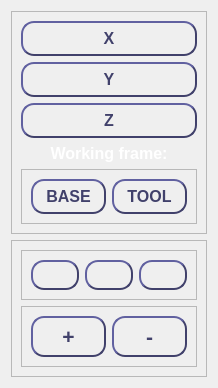
                   <widget class="QWidget" name="jog_reorient_page">
                    <layout class="QVBoxLayout" name="verticalLayout_21">
                     <item>
                      <widget class="QFrame" name="jog_reorient_direction_frame">
                       <property name="frameShape">
                        <enum>QFrame::StyledPanel</enum>
                       </property>
                       <property name="frameShadow">
                        <enum>QFrame::Raised</enum>
                       </property>
                       <layout class="QVBoxLayout" name="verticalLayout_19">
                        <item>
                         <widget class="QPushButton" name="btn_axis_x_reorient">
                          <property name="font">
                           <font>
                            <pointsize>12</pointsize>
                            <weight>75</weight>
                            <bold>true</bold>
                           </font>
                          </property>
                          <property name="accessibleDescription">
                           <string>not styled</string>
                          </property>
                          <property name="styleSheet">
                           <string notr="true">QPushButton {
    border-style: outset;
    border-width: 2px;
    border-radius:13px;
	border-color: #41416b;
    min-width: 2em;
    padding: 6px;
	color: #41416b;
}

QPushButton:checked {
 	border-width: 4px;
	border-color:#40ff66;
	color: #ff4040;
}</string>
                          </property>
                          <property name="text">
                           <string>X</string>
                          </property>
                          <property name="iconSize">
                           <size>
                            <width>32</width>
                            <height>32</height>
                           </size>
                          </property>
                          <property name="checkable">
                           <bool>true</bool>
                          </property>
                          <attribute name="buttonGroup">
                           <string notr="true">reorient_axes_group</string>
                          </attribute>
                         </widget>
                        </item>
                        <item>
                         <widget class="QPushButton" name="btn_axis_y_reorient">
                          <property name="font">
                           <font>
                            <pointsize>12</pointsize>
                            <weight>75</weight>
                            <bold>true</bold>
                           </font>
                          </property>
                          <property name="accessibleDescription">
                           <string>not styled</string>
                          </property>
                          <property name="styleSheet">
                           <string notr="true">QPushButton {
    border-style: outset;
    border-width: 2px;
    border-radius:13px;
	border-color: #41416b;
    min-width: 2em;
    padding: 6px;
	color: #41416b;
}

QPushButton:checked {
 	border-width: 4px;
	border-color:#40ff66;
	color: #40ff66;
}</string>
                          </property>
                          <property name="text">
                           <string>Y</string>
                          </property>
                          <property name="iconSize">
                           <size>
                            <width>32</width>
                            <height>32</height>
                           </size>
                          </property>
                          <property name="checkable">
                           <bool>true</bool>
                          </property>
                          <attribute name="buttonGroup">
                           <string notr="true">reorient_axes_group</string>
                          </attribute>
                         </widget>
                        </item>
                        <item>
                         <widget class="QPushButton" name="btn_axis_z_reorient">
                          <property name="font">
                           <font>
                            <pointsize>12</pointsize>
                            <weight>75</weight>
                            <bold>true</bold>
                           </font>
                          </property>
                          <property name="accessibleDescription">
                           <string>not styled</string>
                          </property>
                          <property name="styleSheet">
                           <string notr="true">QPushButton {
    border-style: outset;
    border-width: 2px;
    border-radius:13px;
	border-color: #41416b;
    min-width: 2em;
    padding: 6px;
	color: #41416b;
}

QPushButton:checked {
 	border-width: 4px;
	border-color:#40ff66;
	color: #4090ff;
}</string>
                          </property>
                          <property name="text">
                           <string>Z</string>
                          </property>
                          <property name="iconSize">
                           <size>
                            <width>32</width>
                            <height>32</height>
                           </size>
                          </property>
                          <property name="checkable">
                           <bool>true</bool>
                          </property>
                          <attribute name="buttonGroup">
                           <string notr="true">reorient_axes_group</string>
                          </attribute>
                         </widget>
                        </item>
                        <item>
                         <widget class="QLabel" name="label_reorient">
                          <property name="font">
                           <font>
                            <pointsize>12</pointsize>
                            <weight>75</weight>
                            <bold>true</bold>
                           </font>
                          </property>
                          <property name="styleSheet">
                           <string notr="true">color: white;</string>
                          </property>
                          <property name="text">
                           <string>Working frame:</string>
                          </property>
                          <property name="alignment">
                           <set>Qt::AlignCenter</set>
                          </property>
                         </widget>
                        </item>
                        <item>
                         <widget class="QFrame" name="jog_frame_frame_reorient">
                          <property name="frameShape">
                           <enum>QFrame::StyledPanel</enum>
                          </property>
                          <property name="frameShadow">
                           <enum>QFrame::Raised</enum>
                          </property>
                          <layout class="QHBoxLayout" name="horizontalLayout_46">
                           <item>
                            <widget class="QPushButton" name="btn_base_frame_reorient">
                             <property name="font">
                              <font>
                               <pointsize>12</pointsize>
                               <weight>75</weight>
                               <bold>true</bold>
                              </font>
                             </property>
                             <property name="accessibleDescription">
                              <string notr="true">BASE</string>
                             </property>
                             <property name="styleSheet">
                              <string notr="true">QPushButton {
    border-style: outset;
    border-width: 2px;
    border-radius:13px;
	border-color: #41416b;
    min-width: 2em;
    padding: 6px;
	color: #41416b;
}

QPushButton:checked {
 	border-width: 4px;
	border-color:#40ff66;
	color: #4090ff;
}</string>
                             </property>
                             <property name="text">
                              <string>BASE</string>
                             </property>
                             <property name="checkable">
                              <bool>true</bool>
                             </property>
                             <attribute name="buttonGroup">
                              <string notr="true">reorient_frame_group</string>
                             </attribute>
                            </widget>
                           </item>
                           <item>
                            <widget class="QPushButton" name="btn_tool_frame_reorient">
                             <property name="font">
                              <font>
                               <pointsize>12</pointsize>
                               <weight>75</weight>
                               <bold>true</bold>
                              </font>
                             </property>
                             <property name="accessibleDescription">
                              <string notr="true">TOOL</string>
                             </property>
                             <property name="styleSheet">
                              <string notr="true">QPushButton {
    border-style: outset;
    border-width: 2px;
    border-radius:13px;
	border-color: #41416b;
    min-width: 2em;
    padding: 6px;
	color: #41416b;
}

QPushButton:checked {
 	border-width: 4px;
	border-color:#40ff66;
	color: #4090ff;
}</string>
                             </property>
                             <property name="text">
                              <string>TOOL</string>
                             </property>
                             <property name="checkable">
                              <bool>true</bool>
                             </property>
                             <attribute name="buttonGroup">
                              <string notr="true">reorient_frame_group</string>
                             </attribute>
                            </widget>
                           </item>
                          </layout>
                         </widget>
                        </item>
                       </layout>
                      </widget>
                     </item>
                     <item>
                      <widget class="QFrame" name="jog_move_reorient_frame">
                       <property name="frameShape">
                        <enum>QFrame::StyledPanel</enum>
                       </property>
                       <property name="frameShadow">
                        <enum>QFrame::Raised</enum>
                       </property>
                       <layout class="QVBoxLayout" name="verticalLayout_20">
                        <item>
                         <widget class="QFrame" name="jog_discrete_level_frame_reorient">
                          <property name="frameShape">
                           <enum>QFrame::StyledPanel</enum>
                          </property>
                          <property name="frameShadow">
                           <enum>QFrame::Raised</enum>
                          </property>
                          <layout class="QHBoxLayout" name="horizontalLayout_47">
                           <item>
                            <widget class="QPushButton" name="btn_no_discrete_reorient">
                             <property name="toolTip">
                              <string>Linear discrete level: low</string>
                             </property>
                             <property name="accessibleName">
                              <string>low_discrete</string>
                             </property>
                             <property name="accessibleDescription">
                              <string>50</string>
                             </property>
                             <property name="styleSheet">
                              <string notr="true">QPushButton {
    border-style: outset;
    border-width: 2px;
    border-radius:13px;
	border-color: #41416b;
    min-width: 2em;
    padding: 6px;
	color: #41416b;
}

QPushButton:checked {
 	border-width: 4px;
	border-color:#40ff66;
	color: #ff4040;
}</string>
                             </property>
                             <property name="text">
                              <string/>
                             </property>
                             <property name="iconSize">
                              <size>
                               <width>32</width>
                               <height>32</height>
                              </size>
                             </property>
                             <property name="checkable">
                              <bool>true</bool>
                             </property>
                             <attribute name="buttonGroup">
                              <string notr="true">reorient_discrete_group</string>
                             </attribute>
                            </widget>
                           </item>
                           <item>
                            <widget class="QPushButton" name="btn_medium_discrete_reorient">
                             <property name="toolTip">
                              <string>Linear discrete level: medium</string>
                             </property>
                             <property name="accessibleName">
                              <string>medium_discrete</string>
                             </property>
                             <property name="accessibleDescription">
                              <string>10</string>
                             </property>
                             <property name="styleSheet">
                              <string notr="true">QPushButton {
    border-style: outset;
    border-width: 2px;
    border-radius:13px;
	border-color: #41416b;
    min-width: 2em;
    padding: 6px;
	color: #41416b;
}

QPushButton:checked {
 	border-width: 4px;
	border-color:#40ff66;
	color: #ff4040;
}</string>
                             </property>
                             <property name="text">
                              <string/>
                             </property>
                             <property name="iconSize">
                              <size>
                               <width>32</width>
                               <height>32</height>
                              </size>
                             </property>
                             <property name="checkable">
                              <bool>true</bool>
                             </property>
                             <attribute name="buttonGroup">
                              <string notr="true">reorient_discrete_group</string>
                             </attribute>
                            </widget>
                           </item>
                           <item>
                            <widget class="QPushButton" name="btn_large_discrete_reorient">
                             <property name="toolTip">
                              <string>Linear discrete level: large</string>
                             </property>
                             <property name="accessibleName">
                              <string>high_discrete</string>
                             </property>
                             <property name="accessibleDescription">
                              <string>1</string>
                             </property>
                             <property name="styleSheet">
                              <string notr="true">QPushButton {
    border-style: outset;
    border-width: 2px;
    border-radius:13px;
	border-color: #41416b;
    min-width: 2em;
    padding: 6px;
	color: #41416b;
}

QPushButton:checked {
 	border-width: 4px;
	border-color:#40ff66;
	color: #ff4040;
}</string>
                             </property>
                             <property name="text">
                              <string/>
                             </property>
                             <property name="iconSize">
                              <size>
                               <width>32</width>
                               <height>32</height>
                              </size>
                             </property>
                             <property name="checkable">
                              <bool>true</bool>
                             </property>
                             <attribute name="buttonGroup">
                              <string notr="true">reorient_discrete_group</string>
                             </attribute>
                            </widget>
                           </item>
                          </layout>
                         </widget>
                        </item>
                        <item>
                         <widget class="QFrame" name="jog_reorient_controls_frame">
                          <property name="frameShape">
                           <enum>QFrame::StyledPanel</enum>
                          </property>
                          <property name="frameShadow">
                           <enum>QFrame::Raised</enum>
                          </property>
                          <layout class="QHBoxLayout" name="horizontalLayout_48">
                           <item>
                            <widget class="QPushButton" name="btn_move_forward_reorient">
                             <property name="font">
                              <font>
                               <pointsize>16</pointsize>
                               <weight>75</weight>
                               <bold>true</bold>
                              </font>
                             </property>
                             <property name="accessibleName">
                              <string>linear_jog|stop</string>
                             </property>
                             <property name="accessibleDescription">
                              <string>+</string>
                             </property>
                             <property name="styleSheet">
                              <string notr="true">QPushButton {
    border-style: outset;
    border-width: 2px;
    border-radius:13px;
	border-color: #41416b;
    min-width: 2em;
    padding: 6px;
	color: #41416b;
}

QPushButton:pressed {
 	background-color:#40ff66;
 	border-width: 4px;
	border-color:#1c1c1c;
	color: white;
}</string>
                             </property>
                             <property name="text">
                              <string>+</string>
                             </property>
                             <property name="iconSize">
                              <size>
                               <width>32</width>
                               <height>32</height>
                              </size>
                             </property>
                            </widget>
                           </item>
                           <item>
                            <widget class="QPushButton" name="btn_move_backward_reorient">
                             <property name="font">
                              <font>
                               <pointsize>16</pointsize>
                               <weight>75</weight>
                               <bold>true</bold>
                              </font>
                             </property>
                             <property name="accessibleName">
                              <string>linear_jog|stop</string>
                             </property>
                             <property name="accessibleDescription">
                              <string>-</string>
                             </property>
                             <property name="styleSheet">
                              <string notr="true">QPushButton {
    border-style: outset;
    border-width: 2px;
    border-radius:13px;
	border-color: #41416b;
    min-width: 2em;
    padding: 6px;
	color: #41416b;
}

QPushButton:pressed {
 	background-color:#40ff66;
 	border-width: 4px;
	border-color:#1c1c1c;
	color: white;
}</string>
                             </property>
                             <property name="text">
                              <string>-</string>
                             </property>
                             <property name="iconSize">
                              <size>
                               <width>32</width>
                               <height>32</height>
                              </size>
                             </property>
                            </widget>
                           </item>
                          </layout>
                         </widget>
                        </item>
                       </layout>
                      </widget>
                     </item>
                    </layout>
                   </widget>
